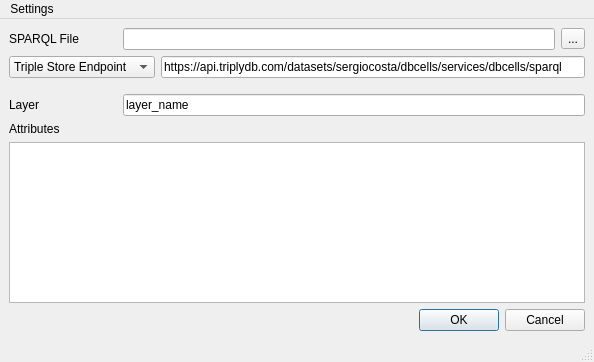
<?xml version="1.0" encoding="UTF-8"?>
<ui version="4.0">
 <class>MainWindow</class>
 <widget class="QMainWindow" name="MainWindow">
  <property name="geometry">
   <rect>
    <x>0</x>
    <y>0</y>
    <width>594</width>
    <height>362</height>
   </rect>
  </property>
  <property name="windowTitle">
   <string>MainWindow</string>
  </property>
  <widget class="QWidget" name="centralwidget">
   <layout class="QGridLayout" name="gridLayout">
    <item row="0" column="0">
     <layout class="QVBoxLayout" name="formLayout_2" stretch="0,0,0,0,0">
      <item>
       <layout class="QHBoxLayout" name="horizontalLayout_6">
        <item>
         <widget class="QLabel" name="labelSPARQL">
          <property name="minimumSize">
           <size>
            <width>108</width>
            <height>0</height>
           </size>
          </property>
          <property name="text">
           <string>SPARQL File</string>
          </property>
         </widget>
        </item>
        <item>
         <widget class="QLineEdit" name="lineSPARQL">
          <property name="text">
           <string/>
          </property>
         </widget>
        </item>
        <item>
         <widget class="QToolButton" name="buttonSPARQL">
          <property name="text">
           <string>...</string>
          </property>
         </widget>
        </item>
       </layout>
      </item>
      <item>
       <layout class="QHBoxLayout" name="horizontalLayout_2">
        <property name="bottomMargin">
         <number>10</number>
        </property>
        <item>
         <widget class="QComboBox" name="comboSourceType">
          <item>
           <property name="text">
            <string>Triple Store Endpoint</string>
           </property>
          </item>
          <item>
           <property name="text">
            <string>Data.World Dataset</string>
           </property>
          </item>
         </widget>
        </item>
        <item>
         <widget class="QLineEdit" name="lineEndpoint">
          <property name="text">
           <string>https://api.triplydb.com/datasets/sergiocosta/dbcells/services/dbcells/sparql</string>
          </property>
         </widget>
        </item>
       </layout>
      </item>
      <item>
       <layout class="QHBoxLayout" name="horizontalLayout_9">
        <item>
         <widget class="QLabel" name="camada_2">
          <property name="minimumSize">
           <size>
            <width>108</width>
            <height>0</height>
           </size>
          </property>
          <property name="text">
           <string>Layer</string>
          </property>
         </widget>
        </item>
        <item>
         <widget class="QLineEdit" name="lineLayer">
          <property name="sizePolicy">
           <sizepolicy hsizetype="Expanding" vsizetype="Fixed">
            <horstretch>0</horstretch>
            <verstretch>0</verstretch>
           </sizepolicy>
          </property>
          <property name="maximumSize">
           <size>
            <width>16777215</width>
            <height>16777215</height>
           </size>
          </property>
          <property name="text">
           <string>layer_name</string>
          </property>
         </widget>
        </item>
       </layout>
      </item>
      <item>
       <layout class="QVBoxLayout" name="verticalLayout_3">
        <item>
         <widget class="QLabel" name="atributos_2">
          <property name="text">
           <string>Attributes</string>
          </property>
         </widget>
        </item>
        <item>
         <widget class="QTableWidget" name="tableAttributes"/>
        </item>
       </layout>
      </item>
      <item>
       <layout class="QHBoxLayout" name="horizontalLayout_10">
        <item>
         <spacer name="horizontalSpacer_8">
          <property name="orientation">
           <enum>Qt::Horizontal</enum>
          </property>
          <property name="sizeHint" stdset="0">
           <size>
            <width>40</width>
            <height>20</height>
           </size>
          </property>
         </spacer>
        </item>
        <item>
         <widget class="QDialogButtonBox" name="button_box">
          <property name="standardButtons">
           <set>QDialogButtonBox::Cancel|QDialogButtonBox::Ok</set>
          </property>
         </widget>
        </item>
       </layout>
      </item>
     </layout>
    </item>
   </layout>
  </widget>
  <widget class="QMenuBar" name="menubar">
   <property name="geometry">
    <rect>
     <x>0</x>
     <y>0</y>
     <width>594</width>
     <height>22</height>
    </rect>
   </property>
   <widget class="QMenu" name="menuSettings">
    <property name="title">
     <string>Settings</string>
    </property>
    <addaction name="actionToken_Dataworld"/>
   </widget>
   <addaction name="menuSettings"/>
  </widget>
  <widget class="QStatusBar" name="statusbar"/>
  <action name="actionToken_Dataworld">
   <property name="text">
    <string>Token Dataworld</string>
   </property>
  </action>
 </widget>
 <resources/>
 <connections/>
</ui>
